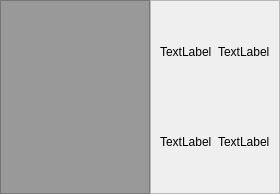
               <widget class="QWidget" name="patient_page_5">
                <layout class="QHBoxLayout" name="horizontalLayout_12">
                 <property name="spacing">
                  <number>0</number>
                 </property>
                 <property name="leftMargin">
                  <number>0</number>
                 </property>
                 <property name="topMargin">
                  <number>0</number>
                 </property>
                 <property name="rightMargin">
                  <number>0</number>
                 </property>
                 <property name="bottomMargin">
                  <number>0</number>
                 </property>
                 <item>
                  <widget class="QFrame" name="thumbnail_frame_5">
                   <property name="minimumSize">
                    <size>
                     <width>150</width>
                     <height>0</height>
                    </size>
                   </property>
                   <property name="maximumSize">
                    <size>
                     <width>100</width>
                     <height>16777215</height>
                    </size>
                   </property>
                   <property name="styleSheet">
                    <string notr="true">background-color: rgb(153, 153, 153);</string>
                   </property>
                   <property name="frameShape">
                    <enum>QFrame::StyledPanel</enum>
                   </property>
                   <property name="frameShadow">
                    <enum>QFrame::Raised</enum>
                   </property>
                   <layout class="QVBoxLayout" name="verticalLayout_12">
                    <property name="spacing">
                     <number>0</number>
                    </property>
                    <property name="leftMargin">
                     <number>0</number>
                    </property>
                    <property name="topMargin">
                     <number>0</number>
                    </property>
                    <property name="rightMargin">
                     <number>0</number>
                    </property>
                    <property name="bottomMargin">
                     <number>0</number>
                    </property>
                    <item>
                     <widget class="QListWidget" name="thumbnail_list_5">
                      <property name="frameShape">
                       <enum>QFrame::NoFrame</enum>
                      </property>
                     </widget>
                    </item>
                   </layout>
                  </widget>
                 </item>
                 <item>
                  <widget class="QFrame" name="pic_frame_5">
                   <property name="minimumSize">
                    <size>
                     <width>70</width>
                     <height>0</height>
                    </size>
                   </property>
                   <property name="frameShape">
                    <enum>QFrame::StyledPanel</enum>
                   </property>
                   <property name="frameShadow">
                    <enum>QFrame::Raised</enum>
                   </property>
                   <layout class="QGridLayout" name="gridLayout_6">
                    <item row="1" column="1">
                     <widget class="QLabel" name="pic_5_4">
                      <property name="enabled">
                       <bool>true</bool>
                      </property>
                      <property name="text">
                       <string>TextLabel</string>
                      </property>
                     </widget>
                    </item>
                    <item row="0" column="1">
                     <widget class="QLabel" name="pic_5_2">
                      <property name="text">
                       <string>TextLabel</string>
                      </property>
                     </widget>
                    </item>
                    <item row="1" column="0">
                     <widget class="QLabel" name="pic_5_3">
                      <property name="text">
                       <string>TextLabel</string>
                      </property>
                     </widget>
                    </item>
                    <item row="0" column="0">
                     <widget class="QLabel" name="pic_5_1">
                      <property name="text">
                       <string>TextLabel</string>
                      </property>
                     </widget>
                    </item>
                   </layout>
                  </widget>
                 </item>
                </layout>
               </widget>
